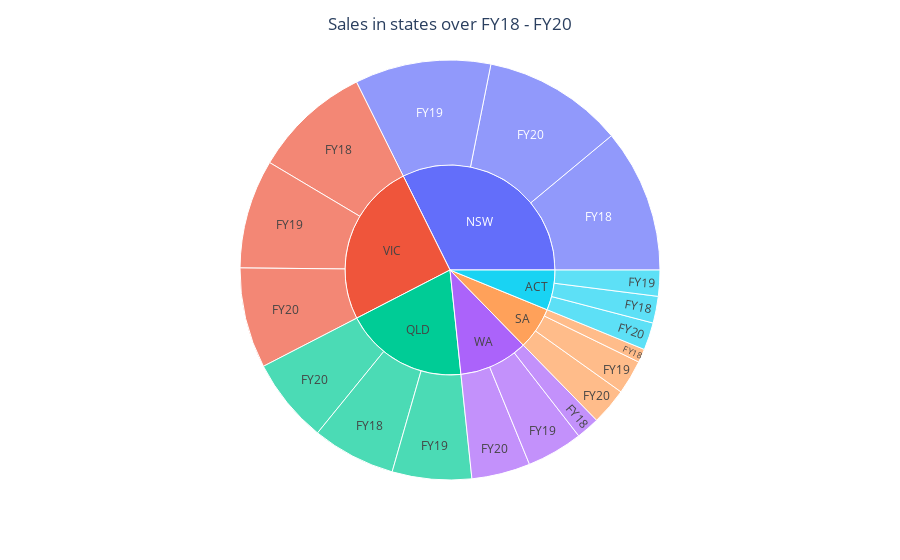

The cell this chart's notebook holds for it:
### Markdown cell above
## Sunburst plot

### Code cell
fig = px.sunburst(df1, path=['State','Financial Year'], values='Sales')
fig.update_layout(title_text='Sales in states over FY18 - FY20', title_x=0.5)
fig.show()

### Figure 1 — Plotly figure (JSON) as saved in the notebook; plotly's stock layout.template omitted (floating-point values rounded to 4 significant figures)
{"data": [{"branchvalues": "total", "domain": {"x": [0, 1], "y": [0, 1]}, "hovertemplate": "labels=%{label}<br>Sales=%{value}<br>parent=%{parent}<br>id=%{id}<extra></extra>", "ids": ["ACT/FY18", "NSW/FY18", "QLD/FY18", "SA/FY18", "VIC/FY18", "WA/FY18", "ACT/FY19", "NSW/FY19", "QLD/FY19", "SA/FY19", "VIC/FY19", "WA/FY19", "ACT/FY20", "NSW/FY20", "QLD/FY20", "SA/FY20", "VIC/FY20", "WA/FY20", "ACT", "NSW", "QLD", "SA", "VIC", "WA"], "labels": ["FY18", "FY18", "FY18", "FY18", "FY18", "FY18", "FY19", "FY19", "FY19", "FY19", "FY19", "FY19", "FY20", "FY20", "FY20", "FY20", "FY20", "FY20", "ACT", "NSW", "QLD", "SA", "VIC", "WA"], "name": "", "parents": ["ACT", "NSW", "QLD", "SA", "VIC", "WA", "ACT", "NSW", "QLD", "SA", "VIC", "WA", "ACT", "NSW", "QLD", "SA", "VIC", "WA", "", "", "", "", "", ""], "type": "sunburst", "values": [26250000.0, 140800000.0, 81890000.0, 13310000.0, 116100000.0, 22980000.0, 25590000.0, 133500000.0, 77870000.0, 33580000.0, 107000000.0, 55150000.0, 26910000.0, 138100000.0, 83520000.0, 36180000.0, 98710000.0, 57540000.0, 78750000.0, 412400000.0, 243300000.0, 83080000.0, 321700000.0, 135700000.0]}], "layout": {"legend": {"tracegroupgap": 0}, "margin": {"t": 60}, "title": {"text": "Sales in states over FY18 - FY20", "x": 0.5}}}
